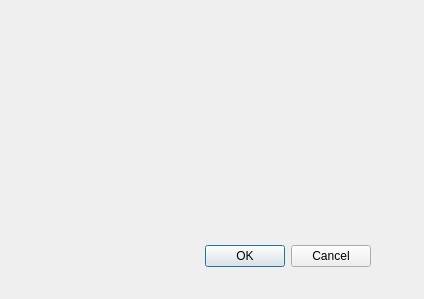
<?xml version="1.0" encoding="UTF-8"?>
<ui version="4.0">
 <class>Dialog</class>
 <widget class="QDialog" name="Dialog">
  <property name="geometry">
   <rect>
    <x>0</x>
    <y>0</y>
    <width>424</width>
    <height>299</height>
   </rect>
  </property>
  <property name="windowTitle">
   <string>Dialog</string>
  </property>
  <widget class="QDialogButtonBox" name="buttonBox">
   <property name="geometry">
    <rect>
     <x>30</x>
     <y>240</y>
     <width>341</width>
     <height>32</height>
    </rect>
   </property>
   <property name="orientation">
    <enum>Qt::Horizontal</enum>
   </property>
   <property name="standardButtons">
    <set>QDialogButtonBox::Cancel|QDialogButtonBox::Ok</set>
   </property>
  </widget>
 </widget>
 <resources/>
 <connections>
  <connection>
   <sender>buttonBox</sender>
   <signal>accepted()</signal>
   <receiver>Dialog</receiver>
   <slot>accept()</slot>
   <hints>
    <hint type="sourcelabel">
     <x>248</x>
     <y>254</y>
    </hint>
    <hint type="destinationlabel">
     <x>157</x>
     <y>274</y>
    </hint>
   </hints>
  </connection>
  <connection>
   <sender>buttonBox</sender>
   <signal>rejected()</signal>
   <receiver>Dialog</receiver>
   <slot>reject()</slot>
   <hints>
    <hint type="sourcelabel">
     <x>316</x>
     <y>260</y>
    </hint>
    <hint type="destinationlabel">
     <x>286</x>
     <y>274</y>
    </hint>
   </hints>
  </connection>
 </connections>
</ui>
